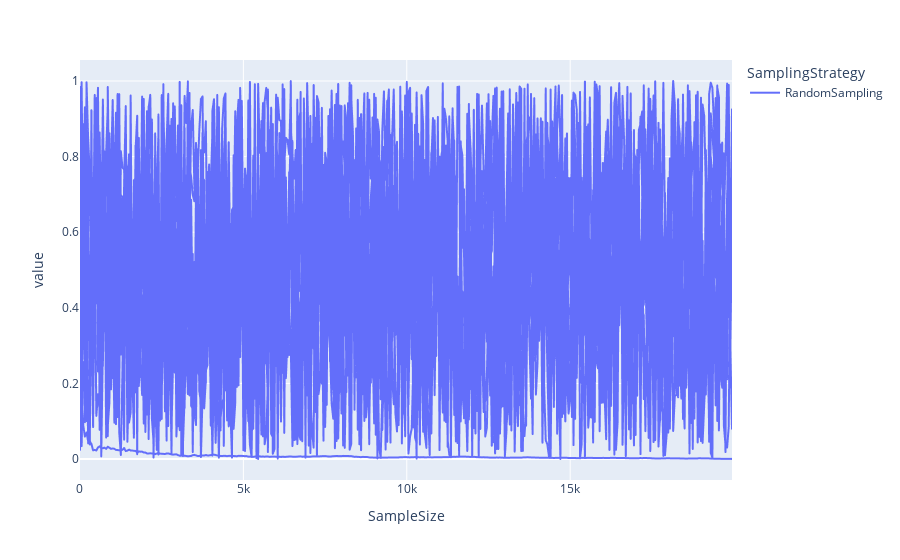

The notebook cell saved with this chart:
### Code cell
evaluation.plot()

### Figure 1 — Plotly figure (JSON) as saved in the notebook; plotly's stock layout.template omitted (floating-point values rounded to 4 significant figures; data arrays with more than 128 entries replaced by an {"elided": "..."} marker saying what was removed)
{"data": [{"hovertemplate": "SamplingStrategy=RandomSampling<br>variable=amount<br>SampleSize=%{x}<br>value=%{y}<extra></extra>", "legendgroup": "RandomSampling", "line": {"color": "#636efa", "dash": "solid"}, "marker": {"symbol": "circle"}, "mode": "lines", "name": "RandomSampling", "showlegend": true, "type": "scattergl", "x": {"elided": "400 int values"}, "xaxis": "x", "y": {"elided": "400 float values"}, "yaxis": "y"}, {"hovertemplate": "SamplingStrategy=RandomSampling<br>variable=category<br>SampleSize=%{x}<br>value=%{y}<extra></extra>", "legendgroup": "RandomSampling", "line": {"color": "#636efa", "dash": "solid"}, "marker": {"symbol": "circle"}, "mode": "lines", "name": "RandomSampling", "showlegend": false, "type": "scattergl", "x": {"elided": "400 int values"}, "xaxis": "x", "y": {"elided": "400 float values"}, "yaxis": "y"}, {"hovertemplate": "SamplingStrategy=RandomSampling<br>variable=month<br>SampleSize=%{x}<br>value=%{y}<extra></extra>", "legendgroup": "RandomSampling", "line": {"color": "#636efa", "dash": "solid"}, "marker": {"symbol": "circle"}, "mode": "lines", "name": "RandomSampling", "showlegend": false, "type": "scattergl", "x": {"elided": "400 int values"}, "xaxis": "x", "y": {"elided": "400 float values"}, "yaxis": "y"}, {"hovertemplate": "SamplingStrategy=RandomSampling<br>variable=day<br>SampleSize=%{x}<br>value=%{y}<extra></extra>", "legendgroup": "RandomSampling", "line": {"color": "#636efa", "dash": "solid"}, "marker": {"symbol": "circle"}, "mode": "lines", "name": "RandomSampling", "showlegend": false, "type": "scattergl", "x": {"elided": "400 int values"}, "xaxis": "x", "y": {"elided": "400 float values"}, "yaxis": "y"}, {"hovertemplate": "SamplingStrategy=RandomSampling<br>variable=hour<br>SampleSize=%{x}<br>value=%{y}<extra></extra>", "legendgroup": "RandomSampling", "line": {"color": "#636efa", "dash": "solid"}, "marker": {"symbol": "circle"}, "mode": "lines", "name": "RandomSampling", "showlegend": false, "type": "scattergl", "x": {"elided": "400 int values"}, "xaxis": "x", "y": {"elided": "400 float values"}, "yaxis": "y"}, {"hovertemplate": "SamplingStrategy=RandomSampling<br>variable=minute<br>SampleSize=%{x}<br>value=%{y}<extra></extra>", "legendgroup": "RandomSampling", "line": {"color": "#636efa", "dash": "solid"}, "marker": {"symbol": "circle"}, "mode": "lines", "name": "RandomSampling", "showlegend": false, "type": "scattergl", "x": {"elided": "400 int values"}, "xaxis": "x", "y": {"elided": "400 float values"}, "yaxis": "y"}, {"hovertemplate": "SamplingStrategy=RandomSampling<br>variable=second<br>SampleSize=%{x}<br>value=%{y}<extra></extra>", "legendgroup": "RandomSampling", "line": {"color": "#636efa", "dash": "solid"}, "marker": {"symbol": "circle"}, "mode": "lines", "name": "RandomSampling", "showlegend": false, "type": "scattergl", "x": {"elided": "400 int values"}, "xaxis": "x", "y": {"elided": "400 float values"}, "yaxis": "y"}, {"hovertemplate": "SamplingStrategy=RandomSampling<br>variable=season<br>SampleSize=%{x}<br>value=%{y}<extra></extra>", "legendgroup": "RandomSampling", "line": {"color": "#636efa", "dash": "solid"}, "marker": {"symbol": "circle"}, "mode": "lines", "name": "RandomSampling", "showlegend": false, "type": "scattergl", "x": {"elided": "400 int values"}, "xaxis": "x", "y": {"elided": "400 float values"}, "yaxis": "y"}], "layout": {"legend": {"title": {"text": "SamplingStrategy"}, "tracegroupgap": 0}, "margin": {"t": 60}, "xaxis": {"anchor": "y", "domain": [0, 1], "title": {"text": "SampleSize"}}, "yaxis": {"anchor": "x", "domain": [0, 1], "title": {"text": "value"}}}}
